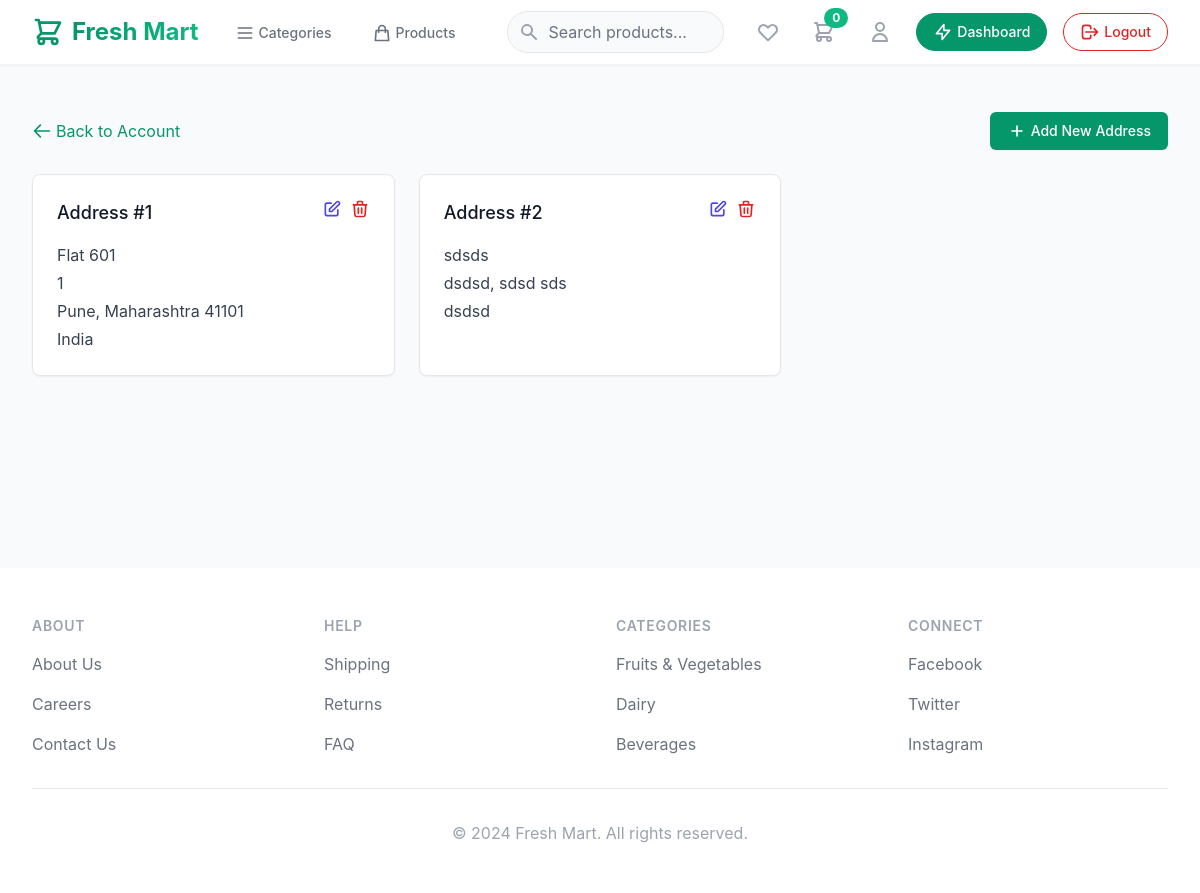
/account/addresses (signed in), run on the app's committed database.
### app.py (models this page shows, shortened)
class Address(db.Model):
    __tablename__ = 'addresses'
    id = Column(Integer, primary_key=True)
    user_id = Column(Integer, ForeignKey('users.id'), nullable=False)
    line1 = Column(String(200), nullable=False)
    line2 = Column(String(200), nullable=True)
    city = Column(String(100), nullable=False)
    state = Column(String(100), nullable=False)
    country = Column(String(100), nullable=False)
    zip_code = Column(String(20), nullable=False)
    created_at = Column(DateTime, default=datetime.utcnow)
    user = relationship('User', back_populates='addresses')

### app.py (the view)
@app.route('/account/addresses')
@login_required
def view_addresses():
    addresses = Address.query.filter_by(user_id=current_user.id).all()
    return render_template('pages/addresses.html', addresses=addresses)

### app.py (called while the page is built)
@login_manager.user_loader
def load_user(user_id):
    return User.query.get(int(user_id))

@app.context_processor
def inject_cart():
    if current_user.is_authenticated:
        cart = Cart.query.filter_by(user_id=current_user.id).first()
        return {'user_cart': cart}
    return {'user_cart': None}

### templates/pages/addresses.html (shortened to what this page needs)
{% extends "base.html" %}
{% block content %}
<div class="max-w-7xl mx-auto px-4 sm:px-6 lg:px-8 py-12 pb-48">
    <div class="mb-6 flex justify-between items-center">
        <a href="{{ url_for('account') }}" class="text-emerald-600 hover:text-emerald-700 flex items-center">
            <svg class="w-5 h-5 mr-1" fill="none" stroke="currentColor" viewBox="0 0 24 24">
                <path stroke-linecap="round" stroke-linejoin="round" stroke-width="2" d="M10 19l-7-7m0 0l7-7m-7 7h18"></path>
            </svg>
            Back to Account
        </a>
        <a href="{{ url_for('add_address') }}" class="inline-flex items-center px-4 py-2 border border-transparent text-sm font-medium rounded-md shadow-sm text-white bg-emerald-600 hover:bg-emerald-700 focus:outline-none focus:ring-2 focus:ring-offset-2 focus:ring-emerald-500">
            <svg class="w-5 h-5 mr-1" fill="none" stroke="currentColor" viewBox="0 0 24 24">
                <path stroke-linecap="round" stroke-linejoin="round" stroke-width="2" d="M12 6v6m0 0v6m0-6h6m-6 0H6"></path>
            </svg>
            Add New Address
        </a>
    </div>
    {% if addresses %}
    <div class="grid grid-cols-1 md:grid-cols-2 lg:grid-cols-3 gap-6">
        {% for address in addresses %}
        <div class="bg-white rounded-lg shadow-sm p-6 border border-gray-200">
            <div class="flex justify-between items-start mb-4">
                <h3 class="text-lg font-medium text-gray-900">Address #{{ loop.index }}</h3>
                <div class="flex space-x-2">
                    <a href="{{ url_for('edit_address', id=address.id) }}" class="text-indigo-600 hover:text-indigo-900">
                        <svg class="h-5 w-5" fill="none" viewBox="0 0 24 24" stroke="currentColor">
                            <path stroke-linecap="round" stroke-linejoin="round" stroke-width="2" d="M11 5H6a2 2 0 00-2 2v11a2 2 0 002 2h11a2 2 0 002-2v-5m-1.414-9.414a2 2 0 112.828 2.828L11.828 15H9v-2.828l8.586-8.586z" />
                        </svg>
                    </a>
                    <form action="{{ url_for('delete_address', id=address.id) }}" method="POST" class="inline" onsubmit="return confirm('Are you sure you want to delete this address?');">
                        <button type="submit" class="text-red-600 hover:text-red-900">
                            <svg class="h-5 w-5" fill="none" viewBox="0 0 24 24" stroke="currentColor">
                                <path stroke-linecap="round" stroke-linejoin="round" stroke-width="2" d="M19 7l-.867 12.142A2 2 0 0116.138 21H7.862a2 2 0 01-1.995-1.858L5 7m5 4v6m4-6v6m1-10V4a1 1 0 00-1-1h-4a1 1 0 00-1 1v3M4 7h16" />
                            </svg>
                        </button>
                    </form>
                </div>
            </div>
            <div class="space-y-1 text-gray-700">
                <p>{{ address.line1 }}</p>
                {% if address.line2 %}
                <p>{{ address.line2 }}</p>
                {% endif %}
                <p>{{ address.city }}, {{ address.state }} {{ address.zip_code }}</p>
                <p>{{ address.country }}</p>
            </div>
        </div>
        {% endfor %}
    </div>
    {% endif %}
</div>
{% endblock %}

### data on the page
Address: line1 "Flat 601", line2 "1", city "Pune", state "Maharashtra", zip_code "41101", country "India"
Address: line1 "sdsds", city "dsdsd", state "sdsd", zip_code "sds", country "dsdsd"
